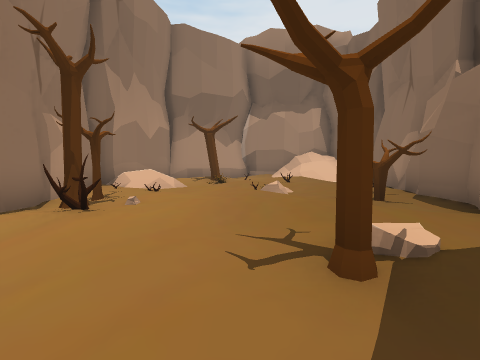
View 1 (above)

16 first-person views from a walk through a scene from a Unity 3-D project. The camera is 1.4 m above the floor, tilts 4° down and sees 90° across. The floor is counted in squares, 2 m on a side. Each view is taken from the middle of a square. On the plan, view 1 faces up. The plan holds only what a view shows up to about 9 squares ahead; the rest is blank. The place goes on beyond the plan. The player is left out. Some surface patterns are stand-ins.

View 2
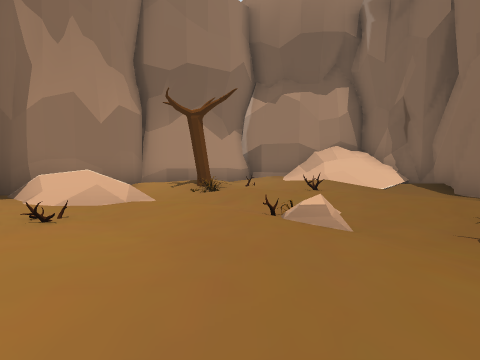

View 3
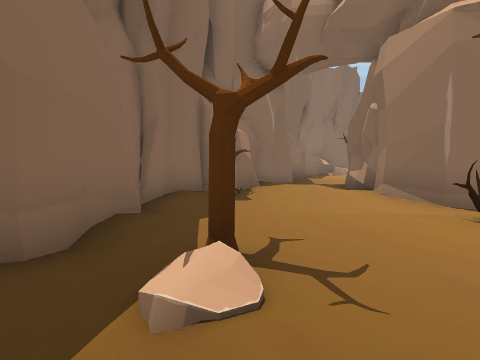

View 4
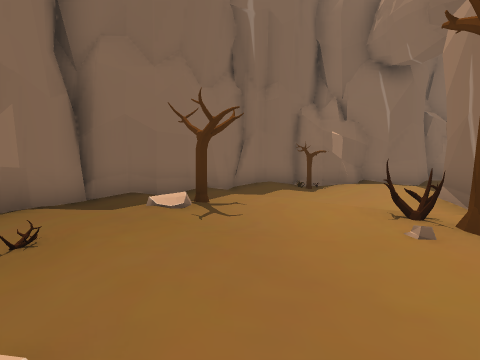

View 5
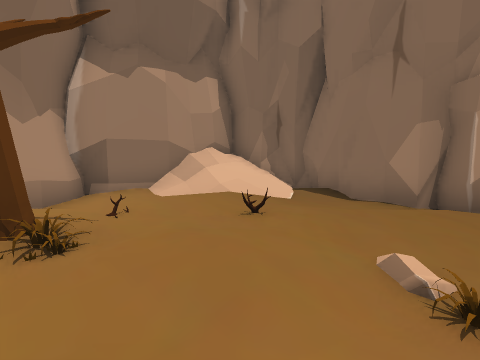

View 6
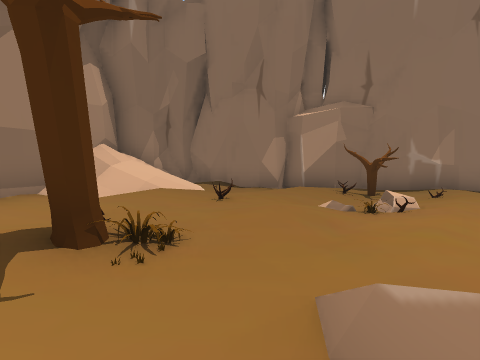

View 7
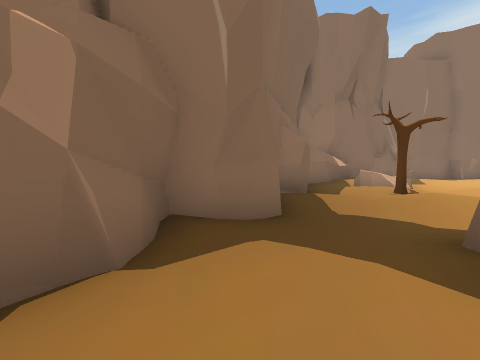

View 8
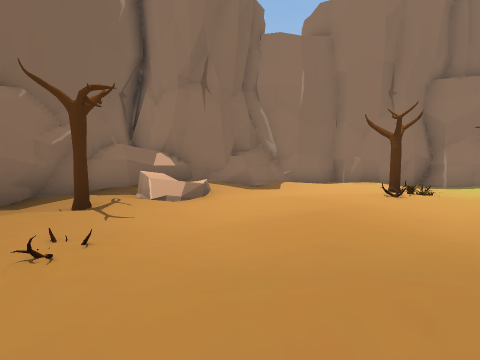

View 9
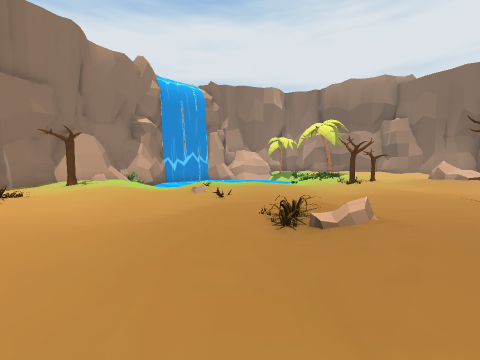

View 10
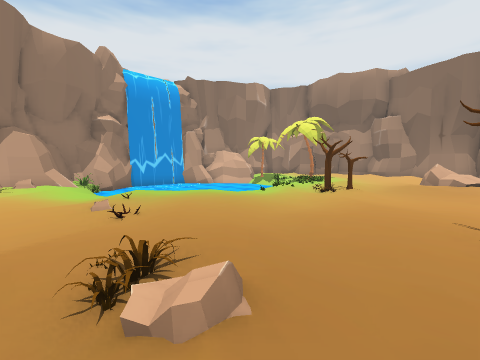

View 11
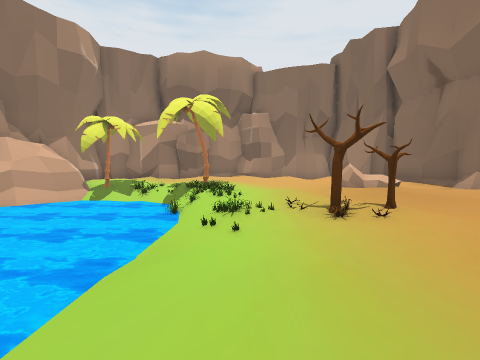

View 12
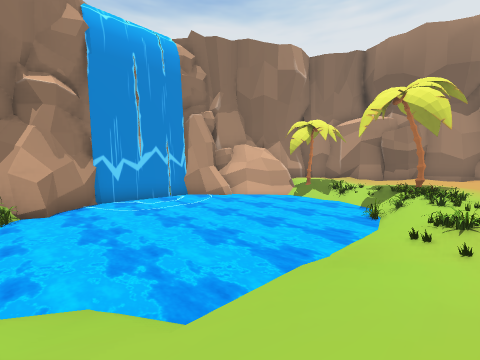

View 13
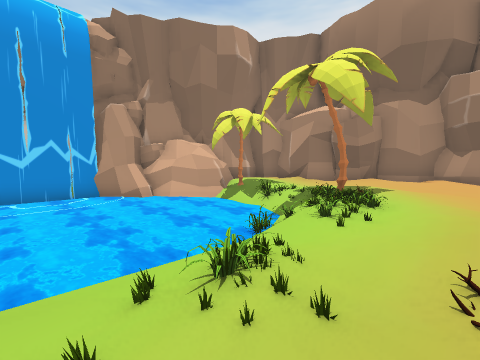

View 14
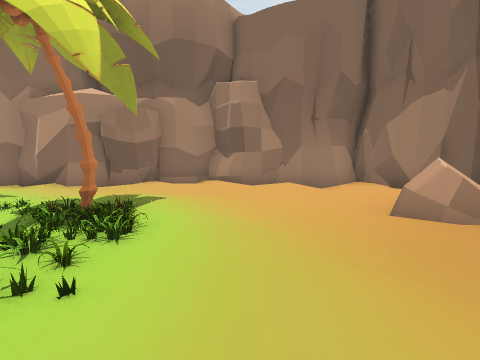

View 15
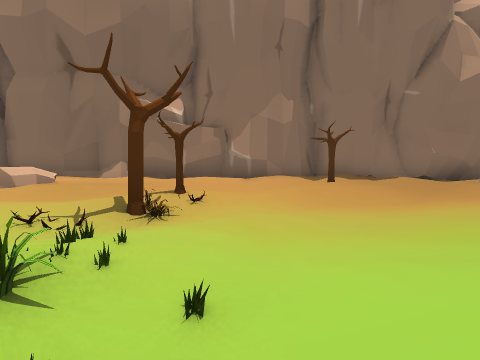

View 16
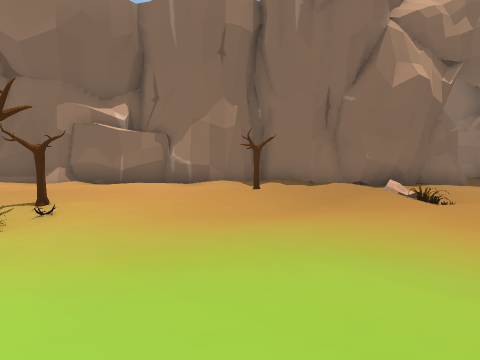

### Floor plan
Key: @ floor where view 1 was taken; # wall or solid block; x gap in a wall; . main floor; : floor 0.25 m higher than the main floor; - floor 0.25 m lower than the main floor; _ floor 0.5 m lower than the main floor; < floor 0.75 m lower than the main floor; / step, stairs or slope; ~ water the walk can cross; ≈ water the walk keeps out of; ^ raised ledge; T tree; R rock; O other object.
Columns run from 23 left of view 1 to 5 right of it. Each row starts with its distance up from view 1.
 21        #####
 20    #####/:::####
 19    :##.::::::./#
 18     :.---.:::.:#
 17     ::O::..:::  #
 16   ##TO.......R :#
 15   ##≈~/- O.../ :#
 14  ##≈≈≈≈OO.:.:.::#
 13 ##≈≈≈≈≈O.O:..:.:#      ###
 12 ^<<≈≈≈≈≈_O:O..::#    ###:####
 11 ^<<≈≈≈≈≈OOOOO..:#   ##:..///#
 10 #<<≈≈≈≈≈/O.O....##  #:OO.://#
  9 ##≈≈≈≈≈≈/....:..:#  #OOO....#
  8  #≈≈≈≈≈~/::..:T.:###..O:O...#
  7  ##≈≈≈~//:::...-:###//./.::.#
  6   #///-.:::::...:###:.:.O.:.#
  5   ##R::..:/::/.:## #::.:/TT##
  4    #:T.:::./O/:.#  #T.:::..#
  3    #...OO...:::.#  #.O.-.:.#
  2    #..OO:.::::..# ##..:.#..#
  1    ##...O::...:.###::...T:.#
  0     #.....::..:./#/.:..@:###
 -1     ##......:T::..:::T:.##
 -2        :../ R:....//#####
 -3        ##:::...:######
 -4         ##^x/.###
 -5             ###

Positions as (right, up) in squares from view 1, and headings:
1: (0, 0), facing up
2: (0, 3), facing up
3: (2, 3), facing down-left
4: (0, 6), facing down
5: (-1, 6), facing up-right
6: (-3, 8), facing right
7: (-3, 0), facing down-left
8: (-9, 3), facing down-left
9: (-9, 2), facing up-left
10: (-9, 4), facing up-left
11: (-14, 7), facing up
12: (-14, 7), facing up-left
13: (-13, 10), facing up-left
14: (-13, 12), facing up
15: (-15, 10), facing right
16: (-15, 8), facing right
